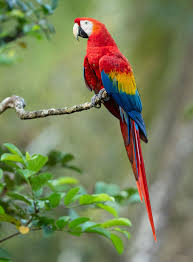
#> input picture images/parrot.png, 193 x 262 px
$ jupyter execute ex1.ipynb
#> lines starting #> are read from the running program, lines starting #| are printed output that depends on the picture
[cell 1]
#!/usr/bin/env python3

import sys
import numpy as np
import cv2
import matplotlib.pyplot as plt
from typing import List

IMAGE_NAME = "../images/parrot.png"
YIQ_CONVERTER_MATRIX = np.array([[0.299,0.587,0.114],[0.596, -0.275, -0.321],[0.212, -0.523, 0.311]],dtype=np.float32)

[cell 2]
#4.1
def imReadAndConvert(filename: str, representation: int) -> np.ndarray:
    """
    Reads an image, and returns the image converted as requested

    Args:
        filename (str): Path to the image
        representation (int): grayscale(1) or RGB(2)

    Returns:
        np.ndarray: The image np array
    """
    img = cv2.imread(filename)
    if img is None:
        print("File name is invalid")
        return np.array([])

    if representation == 1:
        gray = cv2.cvtColor(img, cv2.COLOR_BGR2GRAY)
        return gray.astype(np.float32) / 255.0

    if representation == 2:
        rgb = cv2.cvtColor(img, cv2.COLOR_BGR2RGB)
        return rgb.astype(np.float32) / 255.0

    print("Invalid Representation Value")
    return np.array([])

[cell 3]
img = imReadAndConvert(IMAGE_NAME, 2)
#> in imReadAndConvert, img is the input picture: shape (262, 193, 3); mean B, G, R 89.5, 128.6, 120.3

[cell 4]
# 4.2

def imDisplay(filename:str, representation:int)-> None:
	"""Reads an image as RGB or GRAY_SCALE and displays it

	Args:
		filename (str): The path to the image
		representation (int): grayscale(1) or RGB(2)
	"""
	img = cv2.imread(filename)
	if img is not None:
		plt.figure(f"{filename}")
		match(representation):
			case 1:
				plt.imshow(cv2.cvtColor(img, cv2.COLOR_BGR2GRAY), cmap="gray")
			case 2:
				plt.imshow(cv2.cvtColor(img, cv2.COLOR_BGR2RGB))
			case _:
				print("Invalid representation!")
				return
		plt.show()
		return
	else:
		print("Invalid file name")
		return

[cell 5]
imDisplay(IMAGE_NAME,2)

[cell 6]
# 4.3

def transformRGB2YIQ(imRGB:np.ndarray)->np.ndarray:
	"""Converts an RGB to YIQ color space

	Args:
		imRGB (np.ndarray): An Image in RGB

	Returns:
		np.ndarray: A YIQ in image color space
	"""
	if(imRGB.ndim != 3 or imRGB.shape[2] != 3):
		print("Invalid image shape")
		return imRGB
	new_img = imRGB@YIQ_CONVERTER_MATRIX
	return np.clip(new_img,0,1)

def transformYIQ2RGB(imYIQ:np.ndarray)->np.ndarray:
	"""Converts an YIQ to RGB color space

	Args:
		imYIQ (np.ndarray): An Image in YIQ

	Returns:
		np.ndarray: A RGB in image color space
	"""
	if(imYIQ.ndim != 3 or imYIQ.shape[2] != 3):
		print("Invalid image shape")
		return imYIQ
	new_img = imYIQ@np.linalg.inv(YIQ_CONVERTER_MATRIX)
	return np.clip(new_img, 0,1)

[cell 7]
yiq_img = transformRGB2YIQ(img)
#> in transformRGB2YIQ, `new_img = imRGB@YIQ_CONVERTER_MATRIX`:
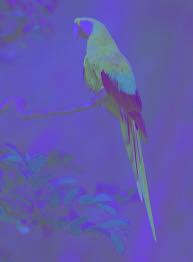
#> new_img: shape (262, 193, 3) float32; mean of channels 0, 1, 2 0.516, -0.0453, 0.00105; drawn with min black and max white
#> in transformRGB2YIQ, `return np.clip(new_img,0,1)`:
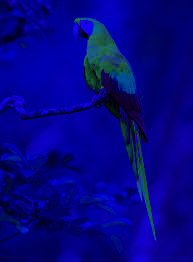
#> returned value: shape (262, 193, 3) float32; mean of channels 0, 1, 2 0.516, 0.0202, 0.0163; drawn as B, G, R
rgb_img = transformYIQ2RGB(yiq_img)


fig, ax = plt.subplots(1,2)
ax[0].imshow(yiq_img)
ax[0].set_title("ORIGINAL_RGB->YIQ")
ax[1].imshow(rgb_img)
ax[1].set_title("YIQ->RGB IMAGE")
plt.tight_layout()
plt.show()

[cell 8]
#4.4

def histogramEqualize(imOrig:np.ndarray)->tuple[np.ndarray, np.ndarray, np.ndarray]:
	"""""Equalizes the histogram of an image

	Args:
		imOrig (np.ndarray): Original Image

	Returns:
		imgEq (np.ndarray): Equalized Image
		histOrg (np.ndarray): Original Histogram
		histEq (np.ndarray): Equalized Histogram
	"""""
	histOrg = calHist(imOrig)
#> in calHist, `y = transformRGB2YIQ(img)[:, :, 0]`:
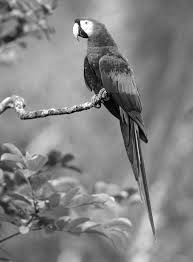
#> y: shape (262, 193) float32; min 0, max 1, mean 0.516
#> after the loop in calHist, `for pix in img_flat:`: hist = 256 values, max 220 at index 129, min 2 at index 0, mean 90.73
	image_cum = calCum(histOrg)
	LUT = np.round(image_cum/image_cum[-1]*255).astype(np.uint8) # LookUpTable for each intensity value

	if isGray(imOrig):
		imgEq = LUT[np.clip(np.round(imOrig * 255), 0, 255).astype(np.uint8)]/255
	else:
		yiq_img = transformRGB2YIQ(imOrig)
		yiq_img[:,:,0] = LUT[np.clip(np.round(yiq_img[:,:,0] * 255), 0, 255).astype(np.uint8)]/255
		imgEq = transformYIQ2RGB(yiq_img)
	histEq = calHist(imgEq)
	return imgEq, histOrg, histEq


def calHist(img:np.ndarray)->np.ndarray:
	"""_summary_

	Args:
		img (np.ndarray): an image in RGB or GRAY_SCALE

	Returns:
		np.ndarray: a histogram of the image
	"""
	if isGray(img):
		img_flat = np.clip(np.round(img.ravel() * 255), 0, 255).astype(np.uint8)
	else:
		y = transformRGB2YIQ(img)[:, :, 0]
		img_flat = np.clip(np.round(y * 255), 0, 255).astype(np.uint8)

	hist = np.zeros(256)
	for pix in img_flat:
		hist[pix] +=1
	return hist

def calCum(hist:np.ndarray)->np.ndarray:
    return np.cumsum(hist)

def isGray(img:np.ndarray)->bool:
    return img.ndim == 2


imgEq, histOrg, histEq = histogramEqualize(img)
#> in histogramEqualize, `histOrg = calHist(imOrig)`: histOrg has the same summary as hist in calHist
#> in histogramEqualize, `image_cum = calCum(histOrg)`: image_cum = 256 values from 2 to 23226
#> in histogramEqualize, `LUT = np.round(image_cum/image_cum[-1]*255).astype(np.uint8)`: LUT = 256 values from 0 to 255
#> in histogramEqualize, `yiq_img[:,:,0] = LUT[np.clip(np.round(yiq_img[:,:,0] * 255), 0, 255).a..`:
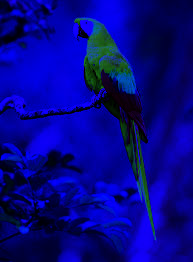
#> yiq_img: shape (262, 193, 3) float32; mean of channels 0, 1, 2 0.529, 0.0202, 0.0163; drawn as B, G, R
#> in transformYIQ2RGB (call 2), `new_img = imYIQ@np.linalg.inv(YIQ_CONVERTER_MATRIX)`:
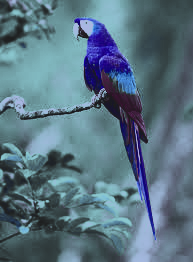
#> new_img: shape (262, 193, 3) float32; mean of channels 0, 1, 2 0.566, 0.482, 0.343; drawn with min black and max white
#> in transformYIQ2RGB (call 2), `return np.clip(new_img, 0,1)`:
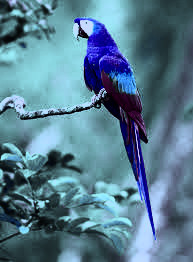
#> returned value: shape (262, 193, 3) float32; mean of channels 0, 1, 2 0.564, 0.485, 0.343; drawn as B, G, R
#> in calHist (call 2), `y = transformRGB2YIQ(img)[:, :, 0]`:
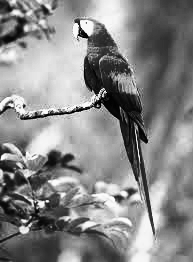
#> y: shape (262, 193) float32; min 0, max 0.997, mean 0.53
#> after the loop in calHist (call 2), `for pix in img_flat:`: hist = 256 values, max 220 at index 125, min 0 at index 72, mean 86.89
#> in histogramEqualize, `histEq = calHist(imgEq)`: histEq has the same summary as hist in calHist
#> histOrg = 256 values, max 220 at index 129, min 2 at index 0, mean 90.73; histEq has the same summary as hist in calHist
fig, ax = plt.subplots(2, 2, figsize=(12, 10))

# Original image
ax[0, 0].imshow(img)
ax[0, 0].set_title("ORIGINAL IMAGE")
ax[0, 0].axis('off')

# Equalized image
ax[0, 1].imshow(imgEq)
ax[0, 1].set_title("EQUALIZED IMAGE")
ax[0, 1].axis('off')

# Original histogram (bar chart)
ax[1, 0].bar(range(256), histOrg, color='blue')
ax[1, 0].set_title("ORIGINAL HISTOGRAM")
ax[1, 0].set_xlabel("Intensity Level")
ax[1, 0].set_ylabel("Frequency")

# Equalized histogram (bar chart)
ax[1, 1].bar(range(256), histEq, color='green')
ax[1, 1].set_title("EQUALIZED HISTOGRAM")
ax[1, 1].set_xlabel("Intensity Level")
ax[1, 1].set_ylabel("Frequency")

plt.tight_layout()
plt.show()
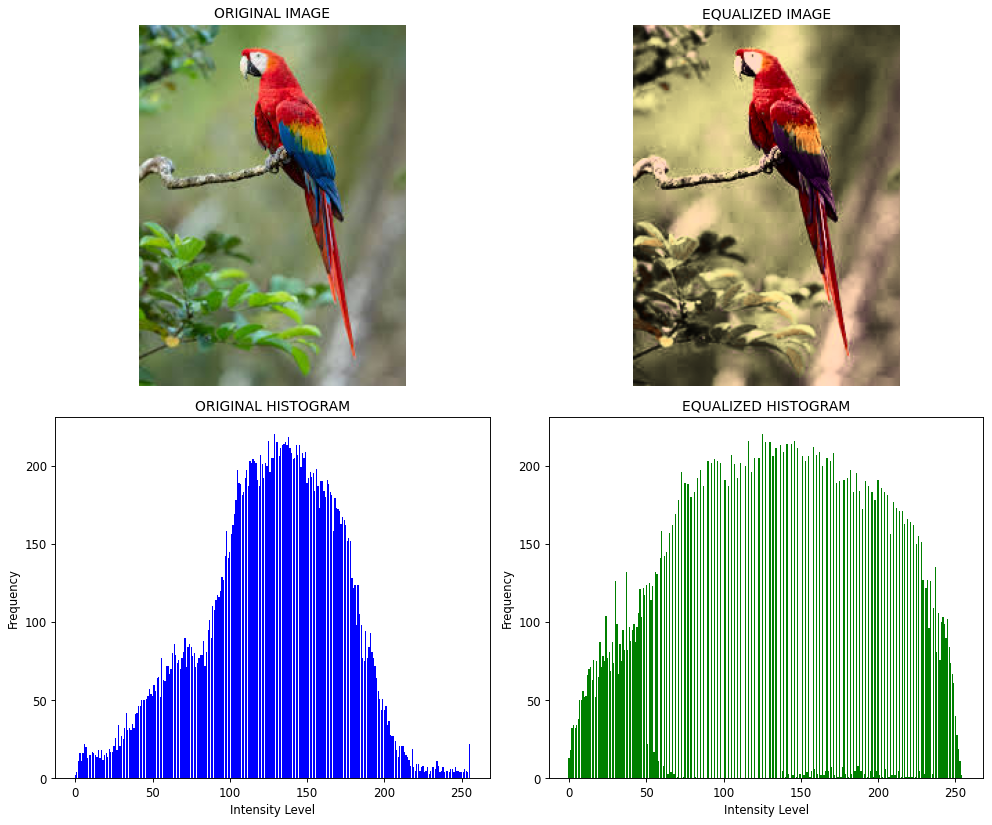
#> figure drawn by matplotlib, 4 panels; panel 3: tallest bar 220 high, from x = 128.6 to 129.4; panel 4: tallest bar 220 high, from x = 124.6 to 125.4

[cell 9]
# 4.5 a function that perform optimal quantization of given grayscale or RGB image.


def quantizeImage(imOrig:np.ndarray, nQuant:int, nIter:int)->tuple[List[np.ndarray], list[float]]:
	"""Quantized an image in to **nQuant** colors
		on RGB the quantization is performed on the Y channel of the YIQ color space, and then converted back to RGB
		if the image is in GRAY_SCALE the quantization is performed on the image itself
	Args:
		imOrig (np.ndarray): The original image (RGB or Gray scale)
		nQuant (int): The number of colors to quantize the image to
		nIter (int): The number of iterations for the k-means algorithm

	Returns:
		tuple[List[np.ndarray], list[float]]: A tuple containing the quantized images and the distortion values
	"""

	if nQuant <= 0 or nIter <= 0:
		print("nQuant and nIter must be positive integers")
		return [imOrig], []

	hist = calHist(imOrig)

	# we need to find z: borders which divide the histograms into segments, while z is nQuant+1 because we need to include the 0 and 255 values as well
	# and q: values that each segement will be quantized to, which is the mean of the segment
	z = np.zeros(nQuant+1)
	q = np.zeros(nQuant)

	# initialize z with equal segments
	for i in range(z.size -1):
		z[i+1] = 255/nQuant + z[i]
	# initialize q with the mean of each segment
	for i in range(q.size):
		left = int(z[i])
		right = int(z[i+1])

		segment_hist = hist[left:right+1]
		intensity_values = np.arange(left, right+1)
		if segment_hist.sum() == 0:
			q[i] = (left + right) / 2
		else:
			q[i] = np.sum(segment_hist * intensity_values) / np.sum(segment_hist)

		quanitized_images = []
		errors = []
		for i in range(nIter):
			# initialize q with the mean of each segment
			for i in range(q.size):
				left = int(z[i])
				right = int(z[i+1])

				segment_hist = hist[left:right+1]
				intensity_values = np.arange(left, right+1)
				if segment_hist.sum() == 0:
					q[i] = (left + right) / 2
				else:
					q[i] = np.sum(segment_hist * intensity_values) / np.sum(segment_hist)
			iter_error = 0
			# calculate the error of the current quantization
			for i in range(q.size):
				left = int(z[i])
				right = int(z[i+1])
				segment_hist = hist[left:right+1]
				intensity_values = np.arange(left, right+1)
				iter_error += np.sum(segment_hist * (intensity_values - q[i])**2)
			errors.append(iter_error)
		# create the quantized image
			if isGray(imOrig):
				img_quantized = np.zeros_like(imOrig)
				for i in range(q.size):
					left = int(z[i])
					right = int(z[i+1])
					img_quantized[np.logical_and(imOrig >= left/255, imOrig < right/255)] = q[i]/255
			else:
				yiq_img = transformRGB2YIQ(imOrig)
				img_quantized = np.zeros_like(imOrig)
				for i in range(q.size):
					left = int(z[i])
					right = int(z[i+1])
					mask = np.logical_and(yiq_img[:,:,0] >= left/255, yiq_img[:,:,0] < right/255)
					yiq_img[:,:,0][mask] = q[i]/255
				img_quantized = transformYIQ2RGB(yiq_img)
			quanitized_images.append(img_quantized)
		# update z
			for j in range(nQuant-1):
				z[j] = (q[j] + q[j+1]) / 2

		return quanitized_images, errors

def plot_quant_results(quantized_images, errors):
    n_imgs = len(quantized_images)
    total_plots = n_imgs + 1  # +1 for error plot

    cols = 4
    rows = int(np.ceil(total_plots / cols))
    fig, axes = plt.subplots(rows, cols, figsize=(4 * cols, 3.5 * rows))
    axes = np.array(axes).ravel()

    # show all quantized images
    for i, im in enumerate(quantized_images):
        if im.ndim == 2:
            axes[i].imshow(im, cmap="gray")
        else:
            axes[i].imshow(im)
        axes[i].set_title(f"Iter {i+1}\n Error: {errors[i]:.2f}")
        axes[i].axis("off")

    # last subplot: error curve
    err_ax = axes[n_imgs]
    err_ax.plot(errors, marker="o")
    err_ax.set_title("Error per Iteration")
    err_ax.set_xlabel("Iteration")
    err_ax.set_ylabel("Error")
    err_ax.grid(True, alpha=0.3)

    # hide any extra empty subplots
    for j in range(total_plots, len(axes)):
        axes[j].axis("off")

    plt.tight_layout()
    plt.show()

[cell 10]
images, errors = quantizeImage(img, 6, 3)
#> in quantizeImage, `hist = calHist(imOrig)`: hist has the same summary as histOrg outside quantizeImage
#> the loop in quantizeImage, `for i in range(q.size):` made 1 pass
#> pass 1, in transformYIQ2RGB (call 3), `new_img = imYIQ@np.linalg.inv(YIQ_CONVERTER_MATRIX)`:
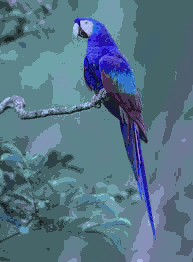
#> new_img: shape (262, 193, 3) float32; mean of channels 0, 1, 2 0.554, 0.471, 0.336; drawn with min black and max white
#> after the loop in quantizeImage, `for i in range(q.size):`: q = [109.7, 144, 175.2, 202.5, 215.5, 230]; z = [126.8, 159.6, 188.8, 209, 222.8, 212.5, 255]
#> images = 3 items; errors = [3409157.6, 2867184.1, 2052371.5]
plot_quant_results(images, errors)
#> in plot_quant_results, `n_imgs = len(quantized_images)`: n_imgs = 3
#> in plot_quant_results, `total_plots = n_imgs + 1`: total_plots = 4
#> in plot_quant_results, `rows = int(np.ceil(total_plots / cols))`: rows = 1
#> the loop in plot_quant_results, `for i, im in enumerate(quantized_images):` made 3 passes
#> in plot_quant_results, `plt.show()`:
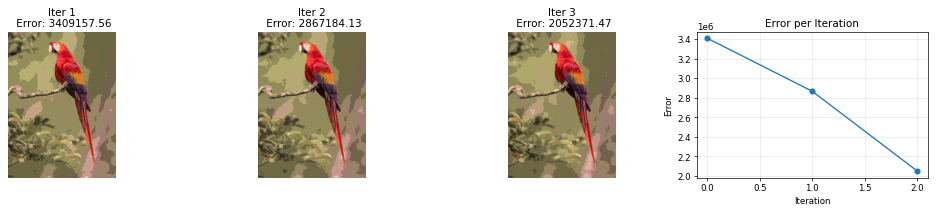
#> figure drawn by matplotlib, 4 panels
first_img = images[0]  # first quantized image

# convert from float [0,1] RGB to uint8 BGR for OpenCV save
to_save = (np.clip(first_img, 0, 1) * 255).astype(np.uint8)
to_save_bgr = cv2.cvtColor(to_save, cv2.COLOR_RGB2BGR)

cv2.imwrite("../images/quantized_first.png", to_save_bgr)
#> Out = True

[cell 11]
from __future__ import print_function
from __future__ import division
import cv2 as cv

# 4.6 Gamma correction

def gammaDisplay(img_path:str, rep:int)->None:
	"""GUI for gamma correction
	Args:
		img_path (str): The path to the image
		rep (int): GRAY_SCALE(1) or RGB(2)
		returns: None
"""
	img = imReadAndConvert(img_path, rep)

	gamma_slider_max = 200
	title_window = 'Gamma Correction'
	trackbar_name = "Gamma x 100"
	cv.namedWindow(title_window)

	def on_trackbar(val):
			gamma = max(val, 1) / 100.0
			dst = np.power(img, gamma)
			dst = np.clip(dst, 0, 1)
			cv.imshow(title_window, (dst * 255).astype(np.uint8))

	cv.createTrackbar(trackbar_name, title_window, 100, gamma_slider_max, on_trackbar)
	on_trackbar(100)
	cv.waitKey(0)
	cv.destroyAllWindows()

[cell 12]
gammaDisplay(IMAGE_NAME, 1)

$ run again, with images/image.png copied over images/parrot.png
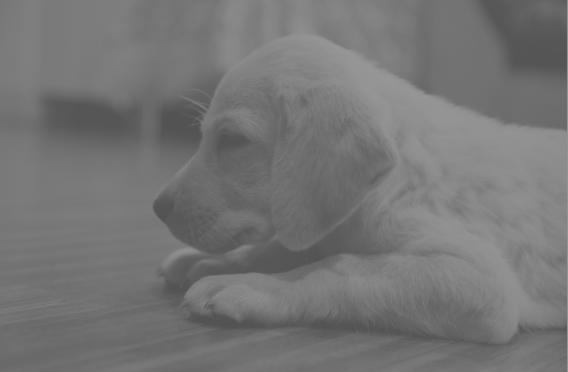
#> input picture images/image.png, 568 x 372 px
#> in imReadAndConvert, img is the input picture: shape (372, 568, 3); min 80, max 150, mean 116.9
#> after the loop in calHist, `for pix in img_flat:`: hist = 256 values, max 372 at index 163, min 0 at index 0, mean 75.13
#> in histogramEqualize, `histOrg = calHist(imOrig)`: histOrg has the same summary as hist in calHist
#> image_cum = 256 values from 0 to 19233
#> LUT = 256 values from 0 to 255
#> in calHist (call 2), `y = transformRGB2YIQ(img)[:, :, 0]`:
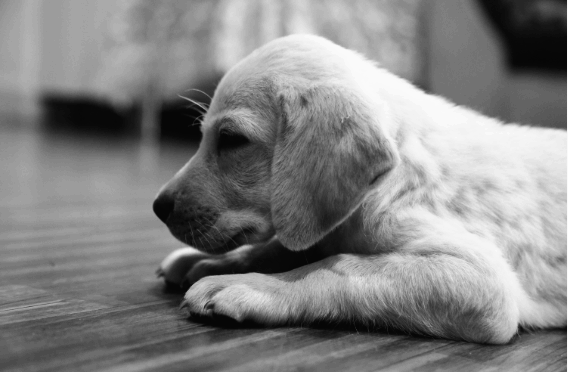
#> y: shape (372, 568) float32; min 0.0215, max 0.982, mean 0.514
#> after the loop in calHist (call 2), `for pix in img_flat:`: hist = 256 values, max 372 at index 249, min 0 at index 0, mean 74.23
#> in histogramEqualize, `histEq = calHist(imgEq)`: histEq has the same summary as hist in calHist
#> `imgEq, histOrg, histEq = histogramEqualize(img)`: histOrg = 256 values, max 372 at index 163, min 0 at index 0, mean 75.13; histEq has the same summary as hist in calHist
#> in quantizeImage, `hist = calHist(imOrig)`: hist has the same summary as histOrg outside quantizeImage
#> after the loop in quantizeImage, `for i in range(q.size):`: q = [113, 144.7, 183.5, 211, 217, 233.5]; z = [128.8, 164.1, 197.2, 214, 225.2, 212.5, 255]
#> images = 3 items; errors = [2050526.9, 2023450, 2023450]
#> n_imgs = 3
#> total_plots = 4
#> rows = 1
#> the loop in plot_quant_results, `for i, im in enumerate(quantized_images):` made 3 passes
#> in plot_quant_results, `plt.show()`:
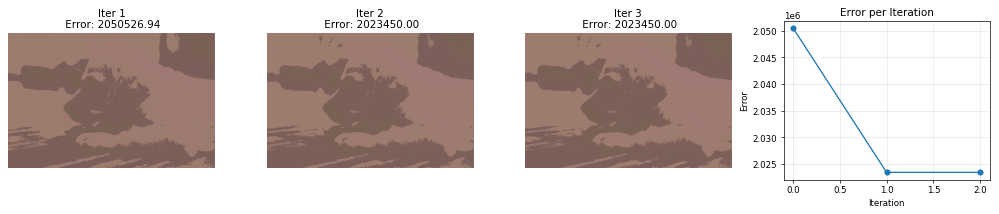
#> figure drawn by matplotlib, 4 panels
#> Out = True

$ run again, with images/quantized_first.png copied over images/parrot.png
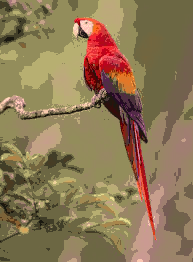
#> input picture images/quantized_first.png, 193 x 262 px
#> in imReadAndConvert, img is the input picture: shape (262, 193, 3); mean B, G, R 85.1, 119.6, 140.7
#> after the loop in calHist, `for pix in img_flat:`: hist = 256 values, max 262 at index 108, min 0 at index 0, mean 8.25
#> in histogramEqualize, `histOrg = calHist(imOrig)`: histOrg has the same summary as hist in calHist
#> image_cum = 256 values from 0 to 2112
#> LUT = 256 values from 0 to 255
#> in histogramEqualize, `histEq = calHist(imgEq)`: histEq = 256 values, max 262 at index 120, min 0 at index 0, mean 10.3
#> `imgEq, histOrg, histEq = histogramEqualize(img)`: histOrg has the same summary as hist in calHist
#> after the loop in quantizeImage, `for i in range(q.size):`: q = [108.4, 146.8, 183.1, 209, 217, 234.8]; z = [127.6, 165, 196.1, 213, 225.9, 212.5, 255]
#> images = 3 items; errors = [15868.2, 12526.8, 12232.2]
#> n_imgs = 3
#> total_plots = 4
#> rows = 1
#> the loop in plot_quant_results, `for i, im in enumerate(quantized_images):` made 3 passes
#> in plot_quant_results, `plt.show()`:
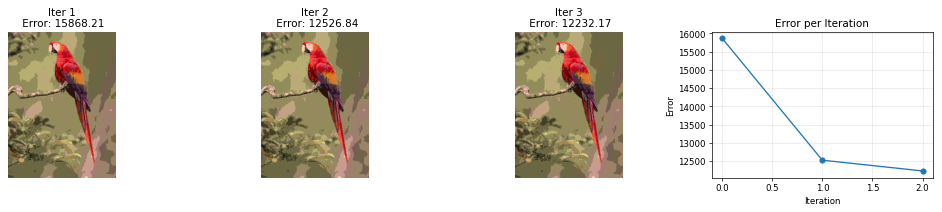
#> figure drawn by matplotlib, 4 panels
#> Out = True
